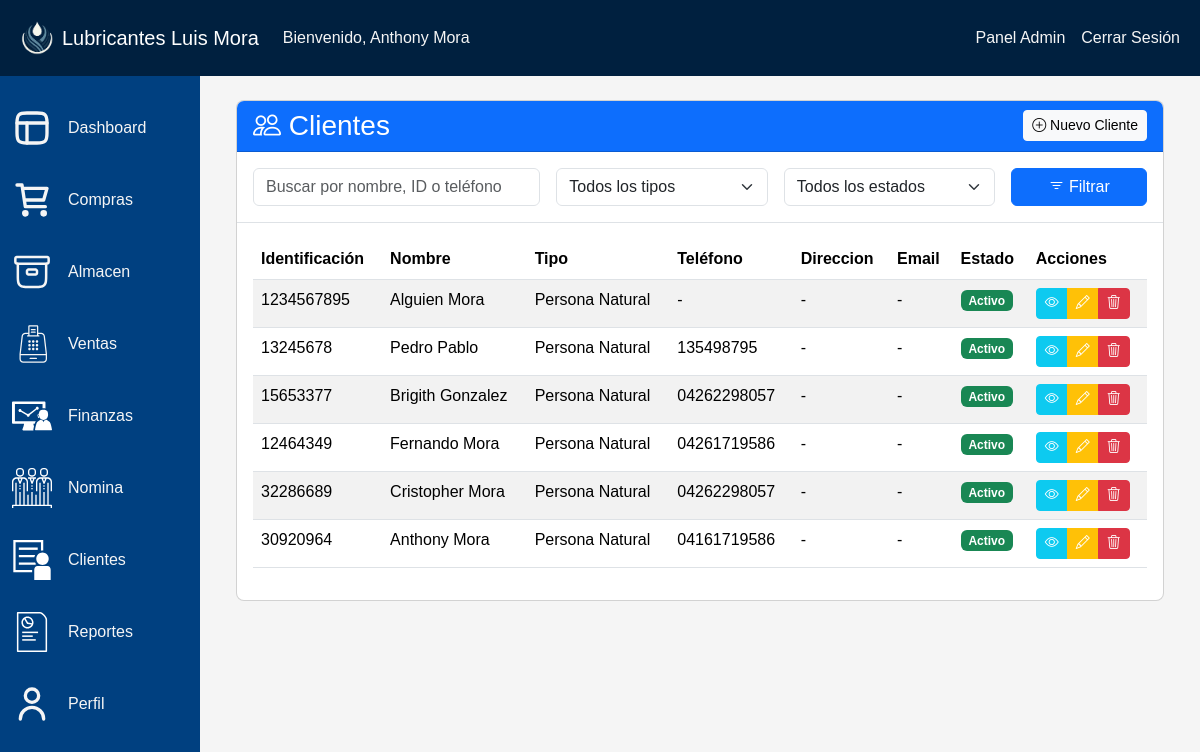
Page /clientes/ (signed in) on the earlier database version.
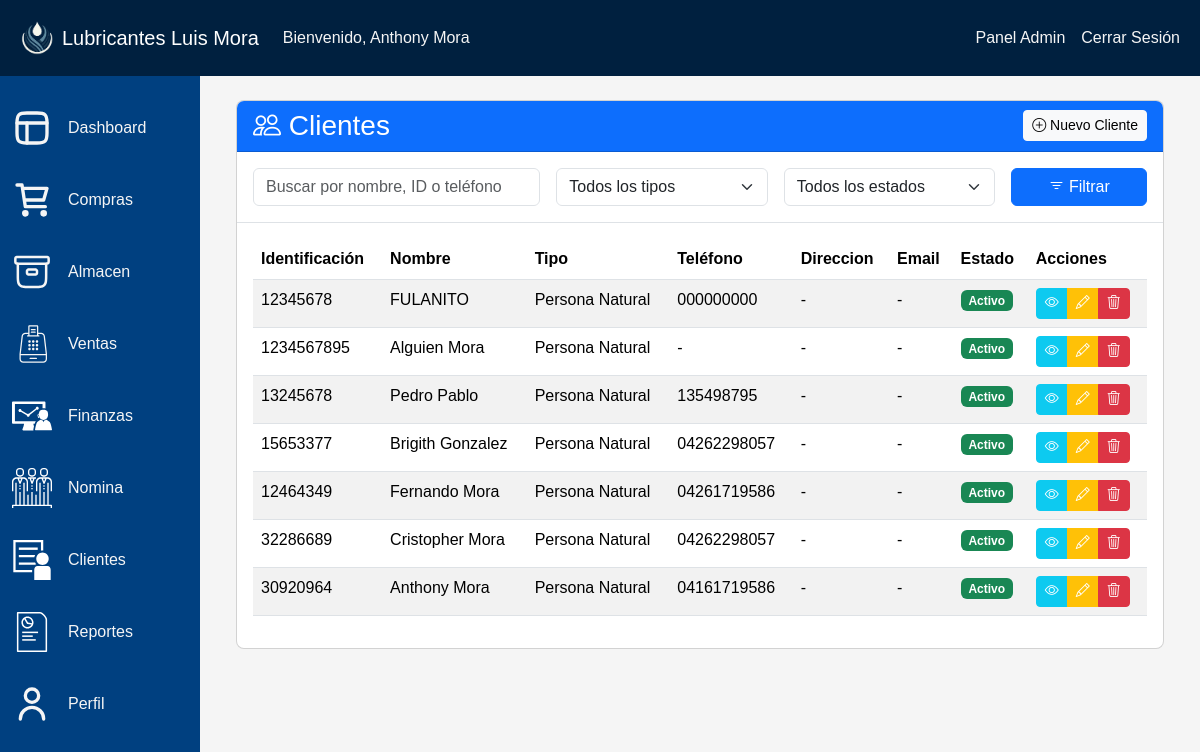
Same page on the later database version.
### aplicacion/models.py (models this page shows, shortened)
class Cliente(models.Model):
    TIPO_CHOICES = (
        ('NATURAL', 'Persona Natural'),
        ('JURIDICO', 'Persona Jurídica'),
    )
    tipo = models.CharField(max_length=10, choices=TIPO_CHOICES, default='NATURAL')
    identificacion = models.CharField(max_length=20, unique=True)
    nombre = models.CharField(max_length=100)
    direccion = models.TextField(blank=True)
    telefono = models.CharField(max_length=20, blank=True)
    email = models.EmailField(blank=True)
    activo = models.BooleanField(default=True)
    fecha_creacion = models.DateTimeField(auto_now_add=True)
    class Meta:
        verbose_name = "Cliente"
        verbose_name_plural = "Clientes"

### aplicacion/views.py (the view)
# urls.py: path('clientes/', listar_clientes, name='clientes'),
@login_required
def listar_clientes(request):
    clientes = Cliente.objects.filter(activo=True).order_by('-fecha_creacion')
    tipo = request.GET.get('tipo')
    estado = request.GET.get('estado')
    search_query = request.GET.get('search')
    if tipo:
        clientes = clientes.filter(tipo=tipo)
    if estado:
        clientes = clientes.filter(activo=estado == 'activo')
    if search_query:
        clientes = clientes.filter(
            models.Q(nombre__icontains=search_query) |
            models.Q(identificacion__icontains=search_query) |
            models.Q(telefono__icontains=search_query)
        )
    paginator = Paginator(clientes, 10)
    page_number = request.GET.get('page')
    page_obj = paginator.get_page(page_number)
    search_form = ClienteSearchForm(request.GET or None)
    return render(request, 'vistas/clientes.html', {
        'clientes': page_obj,
        'page_obj': page_obj,
        'search_form': search_form
    })

### aplicacion/forms.py
class ClienteSearchForm(forms.Form):
    TIPO_CHOICES = [
        ('', 'Todos los tipos'),
        ('NATURAL', 'Persona Natural'),
        ('JURIDICO', 'Persona Jurídica'),
    ]
    ESTADO_CHOICES = [
        ('', 'Todos los estados'),
        ('activo', 'Activo'),
        ('inactivo', 'Inactivo'),
    ]
    search = forms.CharField(
        required=False,
        widget=forms.TextInput(attrs={
            'placeholder': 'Buscar por nombre, ID o teléfono',
            'class': 'form-control'
        })
    )
    tipo = forms.ChoiceField(
        choices=TIPO_CHOICES,
        required=False,
        widget=forms.Select(attrs={'class': 'form-select'})
    )
    estado = forms.ChoiceField(
        choices=ESTADO_CHOICES,
        required=False,
        widget=forms.Select(attrs={'class': 'form-select'})
    )

### aplicacion/templates/vistas/clientes.html (shortened to what this page needs)
{% extends 'paneles/admin.html' %}
{% load static %}
{% block dashboard %}
<div class="container mt-4">
    <div class="card">
        <div class="card-header bg-primary text-white">
            <div class="d-flex justify-content-between align-items-center">
                <h3 class="mb-0"><i class="bi bi-people"></i> Clientes</h3>
                <a href="{% url 'nuevo_cliente' %}" class="btn btn-light btn-sm">
                    <i class="bi bi-plus-circle"></i> Nuevo Cliente
                </a>
            </div>
        </div>
        <div class="card-body border-bottom">
            <form method="get" class="row g-3">
                <div class="col-md-4">
                    {{ search_form.search }}
                </div>
                <div class="col-md-3">
                    {{ search_form.tipo }}
                </div>
                <div class="col-md-3">
                    {{ search_form.estado }}
                </div>
                <div class="col-md-2">
                    <button type="submit" class="btn btn-primary w-100">
                        <i class="bi bi-filter"></i> Filtrar
                    </button>
                </div>
            </form>
        </div>
        <div class="card-body">
            <div class="table-responsive">
                <table class="table table-striped table-hover">
                    <thead>
                        <tr>
                            <th>Identificación</th>
                            <th>Nombre</th>
                            <th>Tipo</th>
                            <th>Teléfono</th>
                            <th>Direccion</th>
                            <th>Email</th>
                            <th>Estado</th>
                            <th>Acciones</th>
                        </tr>
                    </thead>
                    <tbody>
                        {% for cliente in clientes %}
                        <tr>
                            <td>{{ cliente.identificacion }}</td>
                            <td>{{ cliente.nombre }}</td>
                            <td>{{ cliente.get_tipo_display }}</td>
                            <td>{{ cliente.telefono|default:"-" }}</td>
                            <td>{{ cliente.direccion|default:"-" }}</td>
                            <td>{{ cliente.email|default:"-" }}</td>
                            <td>
                                <span class="badge bg-{% if cliente.activo %}success{% else %}danger{% endif %}">
                                    {% if cliente.activo %}Activo{% else %}Inactivo{% endif %}
                                </span>
                            </td>
                            <td>
                                <div class="btn-group btn-group-sm" role="group">
                                    <a href="{% url 'detalles_cliente' cliente.pk %}" class="btn btn-info" title="Ver">
                                        <i class="bi bi-eye text-white"></i>
                                    </a>
                                    <a href="{% url 'editar_cliente' cliente.pk %}" class="btn btn-warning" title="Editar">
                                        <i class="bi bi-pencil text-white"></i>
                                    </a>
                                    <a href="{% url 'eliminar_cliente' cliente.pk %}" class="btn btn-danger" title="Eliminar">
                                        <i class="bi bi-trash3"></i>
                                    </a>
                                </div>
                            </td>
                        </tr>
                        {% endfor %}
                    </tbody>
                </table>
            </div>
        </div>
    </div>
</div>
{% endblock %}

Differences in the rows shown:
added Cliente: identificacion "12345678", nombre "FULANITO", tipo "Persona Natural", telefono "000000000", direccion "-", email "-", activo "Activo"
